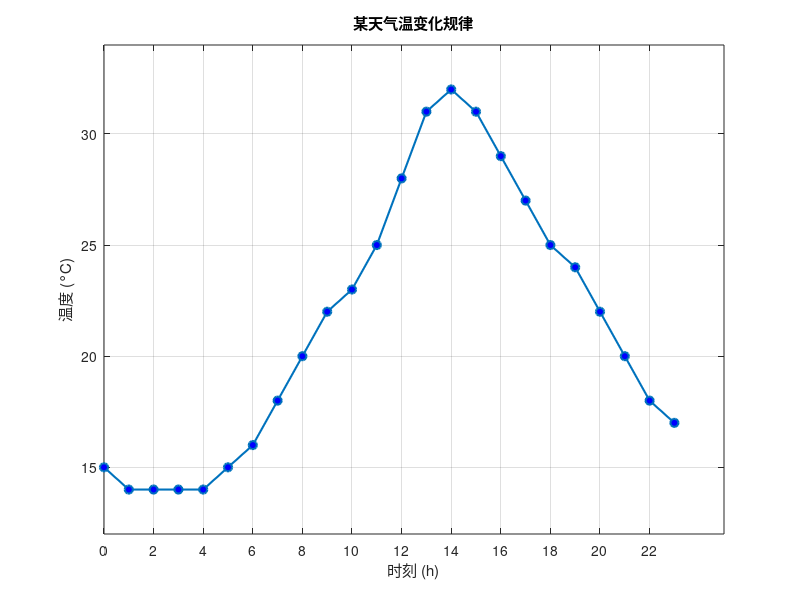

MATLAB code to generate this figure:
function plot_temperature_change()

    time_h = [0, 1, 2, 3, 4, 5, 6, 7, 8, 9, 10, 11, ...
              12, 13, 14, 15, 16, 17, 18, 19, 20, 21, 22, 23]; % 时刻 (h)

    temperature_c = [15, 14, 14, 14, 14, 15, 16, 18, 20, 22, 23, 25, ...
                     28, 31, 32, 31, 29, 27, 25, 24, 22, 20, 18, 17]; % 温度 (°C)

    figure;
    plot(time_h, temperature_c, '-o', 'LineWidth', 1.5, 'MarkerSize', 6, 'MarkerFaceColor', 'b');
    
    title('某天气温变化规律');
    xlabel('时刻 (h)');
    ylabel('温度 (°C)');
    grid on;
    
    xticks(0:2:23);
    ylim([min(temperature_c)-2, max(temperature_c)+2]);

end